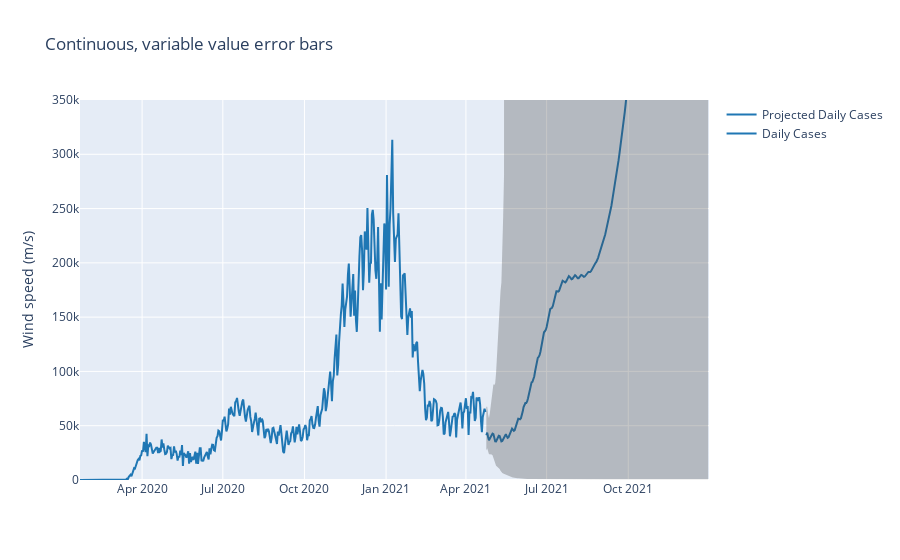

This figure's notebook cell:
### Code cell
import plotly.graph_objs as go

fig = go.Figure([
    go.Scatter(
        name='Daily Cases',
        x=dataset['Date'],
        y=indexedDataset['New Cases'],
        mode='lines',
        line=dict(color='rgb(31, 119, 180)'),
    ),
    go.Scatter(
        name='Projected Daily Cases',
        x=forecast_df['Date'],
        y=forecast_df['Projected Daily Cases'],
        mode='lines',
        line=dict(color='rgb(31, 119, 180)'),
    ),
    go.Scatter(
        name='Upper Bound',
        x=forecast_df['Date'],
        y=forecast_df['Upper'],
        mode='lines',
        marker=dict(color="#444"),
        line=dict(width=0),
        showlegend=False
    ),
    go.Scatter(
        name='Lower Bound',
        x=forecast_df['Date'],
        y=forecast_df['Lower'],
        marker=dict(color="#444"),
        line=dict(width=0),
        mode='lines',
        fillcolor='rgba(68, 68, 68, 0.3)',
        fill='tonexty',
        showlegend=False
    )
])
fig.update_layout(
    yaxis_title='Wind speed (m/s)',
    title='Continuous, variable value error bars',
    hovermode="x"
)
fig.update_yaxes(range=[0, 350000])

fig.show()

### Figure 1 — Plotly figure (JSON) as saved in the notebook; plotly's stock layout.template omitted (floating-point values rounded to 4 significant figures; data arrays with more than 128 entries replaced by an {"elided": "..."} marker saying what was removed)
{"data": [{"line": {"color": "rgb(31, 119, 180)"}, "mode": "lines", "name": "Daily Cases", "type": "scatter", "x": {"elided": "710 str values"}, "y": {"elided": "710 int values"}}, {"line": {"color": "rgb(31, 119, 180)"}, "mode": "lines", "name": "Projected Daily Cases", "type": "scatter", "x": {"elided": "251 str values"}, "y": {"elided": "251 float values"}}, {"line": {"width": 0}, "marker": {"color": "#444"}, "mode": "lines", "name": "Upper Bound", "showlegend": false, "type": "scatter", "x": {"elided": "251 str values"}, "y": {"elided": "251 float values"}}, {"fill": "tonexty", "fillcolor": "rgba(68, 68, 68, 0.3)", "line": {"width": 0}, "marker": {"color": "#444"}, "mode": "lines", "name": "Lower Bound", "showlegend": false, "type": "scatter", "x": {"elided": "251 str values"}, "y": {"elided": "251 float values"}}], "layout": {"hovermode": "x", "title": {"text": "Continuous, variable value error bars"}, "yaxis": {"range": [0, 350000], "title": {"text": "Wind speed (m/s)"}}}}
